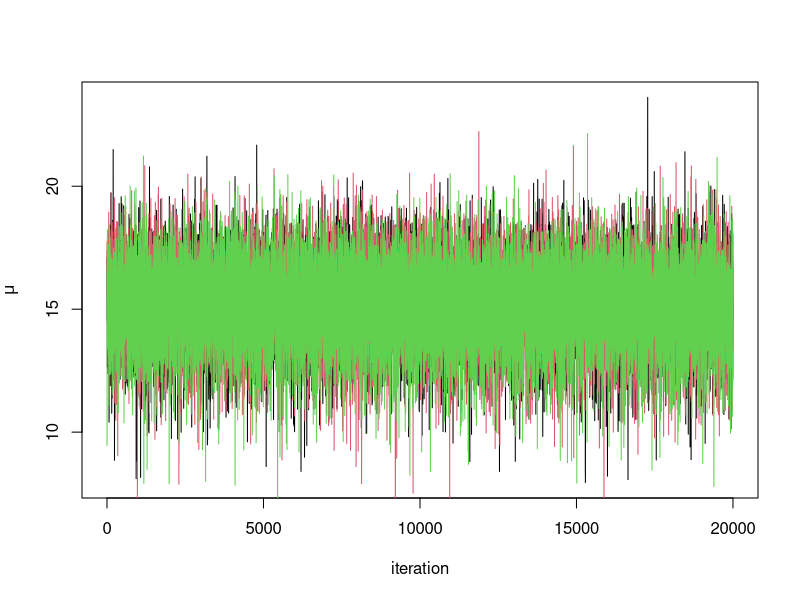
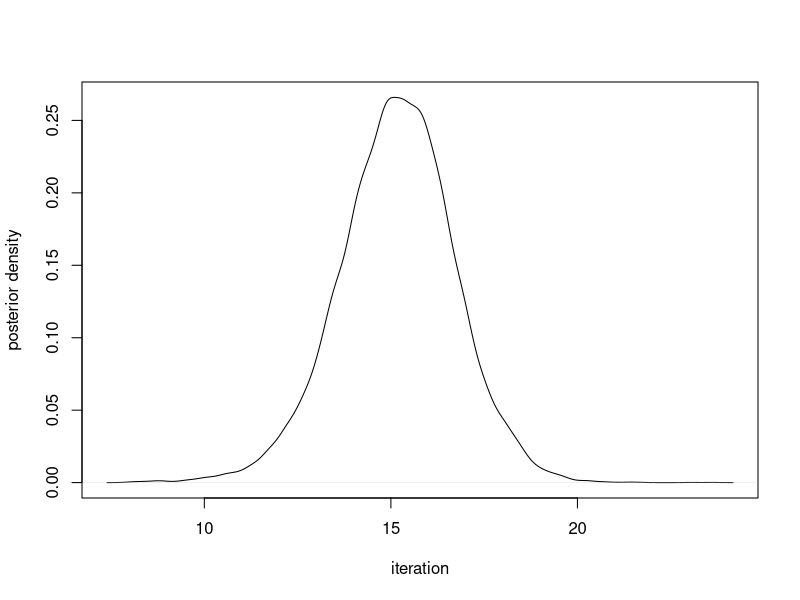
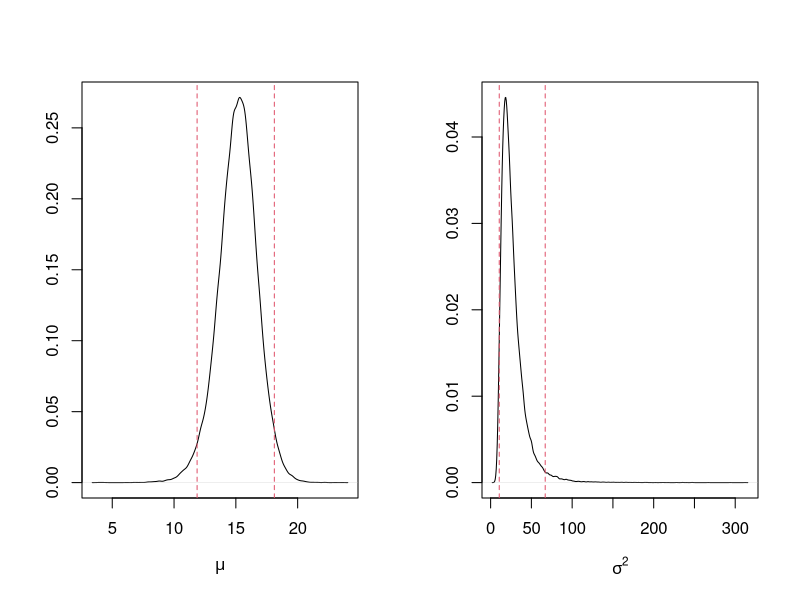
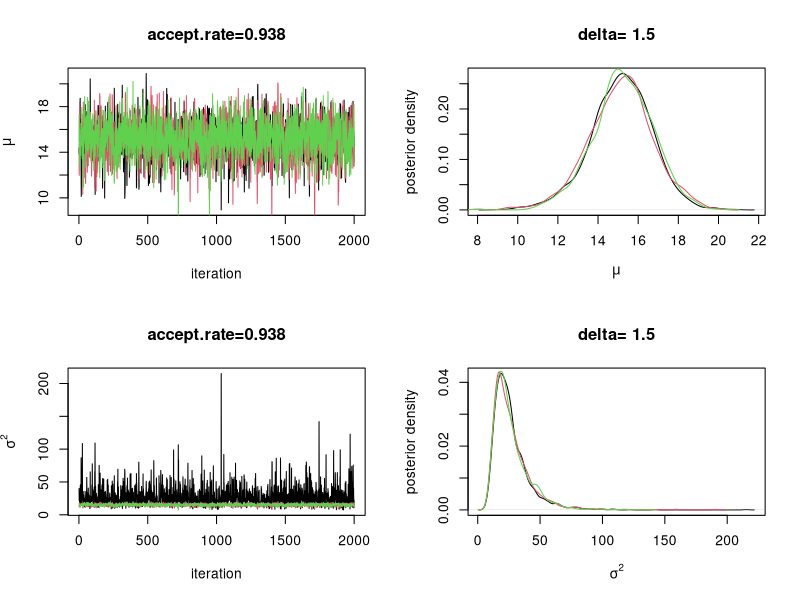
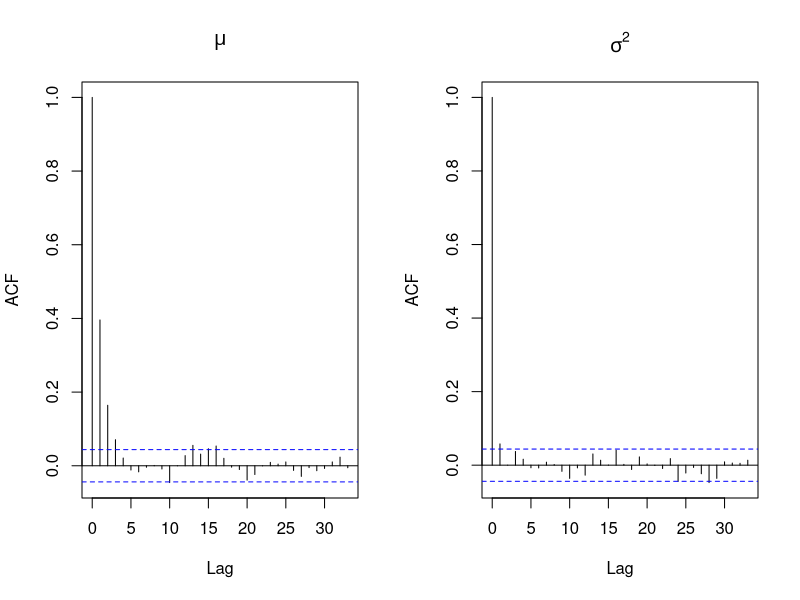
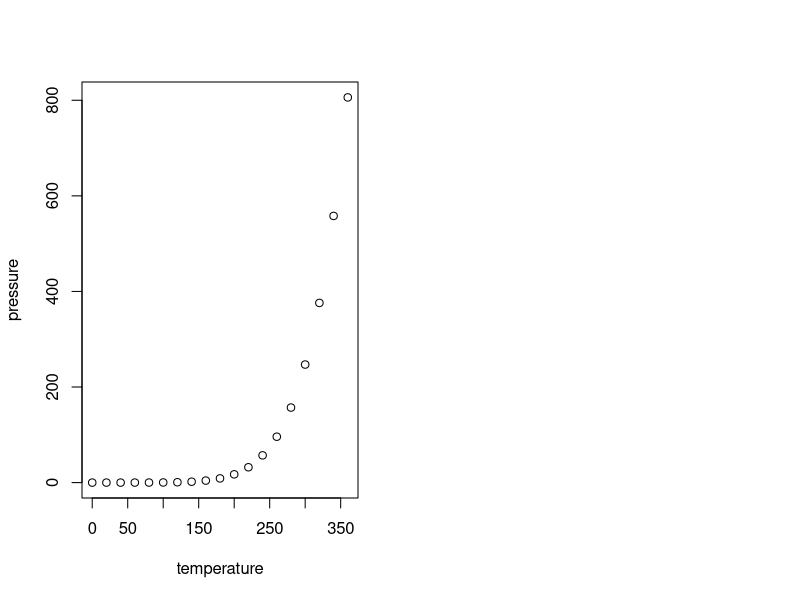

The R source for these figures, in order:
## ---- chunk 1
knitr::opts_chunk$set(echo = TRUE)
## ---- chunk 2
#4.2절 실행
## 1) 입력 및 준비단계
mu0<-10;sig0sq<-25;a<-0.5;b<-1
x<-c(10,13,15,11,9,18,20,17,23,21)
dataList=list(x=x, mu0=mu0, sig0sq=sig0sq, a=a, b=b)
post.normal_mu_sigsq = function(theta, dataList){
  x=dataList$x; mu0=dataList$mu0; sig0sq=dataList$sig0sq
  a=dataList$a; b=dataList$b
  mu=theta[1]; sigsq=theta[2]
  f=exp(-0.5*length(x)*log(sigsq)-0.5*sum((x-mu)^2)/sigsq -0.5*(mu-mu0)^2/sig0sq -(a+1)*log(sigsq) -b/sigsq)
  return(f)
}

## 2) MCMC 표본추출 함수 작성 Random Wal Metropolis Algorithm
Metropolis_normal_mu_sigsq_thin=function(nsim,nburn,nthin,delta,dataList,initsList){
  # initial values of mu and log.sigsq
  mu=initsList$mu
  log.sigsq=log(initsList$sigsq)
  theta.curr=c(mu,log.sigsq)
  p=length(theta.curr)
  
  # start iteration
  para.samples=matrix(0, nsim, p)
  for(iter in 1:(nsim*nthin+nburn)){
    z=rnorm(p, 0, 1)
    theta.prop=z*delta+theta.curr
    mu.curr=theta.curr[1]
    sigsq.curr=exp(theta.curr[2])
    mu.prop=theta.prop[1]
    sigsq.prop=exp(theta.prop[2])
    alpha=post.normal_mu_sigsq(c(mu.prop, sigsq.prop), dataList)/post.normal_mu_sigsq(c(mu.curr, sigsq.curr), dataList)*sigsq.prop/sigsq.curr
  if(runif(1)<alpha) {theta.next<-theta.prop} else{theta.next<-theta.curr}
    
  theta.curr = theta.next
  if(iter > nburn){
    if(iter%%nthin==0) {para.samples[(iter-nburn)/nthin,]=c(theta.next[1], exp(theta.next[2]))}
    }
  }
  
  return(para.samples)
}

## 3) 다중체인 MCMC 
nChains = 3
nsim = 20000;nburn=5000
p=2
mcmc.samples=array(0,dim=c(nsim, p, nChains))

delta=1.5

# Generate random initial values
inits.random=function(x){
  resampledX = sample(x,replace=T)
  muInit=mean(resampledX)
  sigsqInit=var(resampledX)
  return(list(mu=muInit, sigsq=sigsqInit))
}

# MCMC 수행
for(ich in 1:nChains){
  initsList=inits.random(x)
  mcmc.samples[,,ich]=Metropolis_normal_mu_sigsq_thin(nsim, nburn, nthin=10, delta, dataList, initsList)
}

## 4) 수렴진단
mu.samples=mcmc.samples[,1,] # mu 표본
sigsq.samples=mcmc.samples[,2,] # sigsq 표본
# 각 체인에 대한 표본의 경로그림
plot(mu.samples[,1], type='l', xlab="iteration", ylab=quote(mu))
lines(mu.samples[,2], col=2)
lines(mu.samples[,3], col=3)
# 각 체인에 대한 표본의 밀도함수 그림
plot(density(mu.samples[,1]), xlab="iteration", ylab="posterior density", main=" ")
lines(mu.samples[,2], col=2)
lines(mu.samples[,3], col=3)

# Gelman 상수

require(coda)
samples.1=mcmc(mcmc.samples[,,1])
samples.2=mcmc(mcmc.samples[,,2])
samples.3=mcmc(mcmc.samples[,,3])

codaSamples = mcmc.list(list(samples.1, samples.2, samples.3))
gelman=gelman.diag(codaSamples)
gelman

Metro.draws = mcmc(mcmc.samples[,,1])
accept.rate=1-rejectionRate(Metro.draws)
accept.rate

## 5) 베이지안 사후추론
mcmc.samples.combined = rbind(mcmc.samples[,,1], mcmc.samples[,,2], mcmc.samples[,,3])
para.hat = apply(mcmc.samples.combined, 2, mean)
HPD = apply(mcmc.samples.combined, 2, function(x) quantile(x, c(0.025,0.975)))

# mu,sigma의 주변 사후밀도함수와 95% 사후구간(HPD)
par(mfrow=c(1,2))
plot(density(mcmc.samples.combined[,1]), xlab=quote(mu), ylab="", main="")
abline(v=HPD[,1], lty=2, col=2)
plot(density(mcmc.samples.combined[,2]), xlab=quote(sigma^2), ylab="", main="")
abline(v=HPD[,2], lty=2, col=2)

## 랜덤워크 메틀폴리스에서 표본추출분포 표준편차의 영향
nChains = 3
nsim = 2000;nburn=0;delta=1.5
p=2
mcmc.samples=array(0,dim=c(nsim, p, nChains))

for(ich in 1:nChains){
  initsList=inits.random(x)
  mcmc.samples[,,ich]=Metropolis_normal_mu_sigsq_thin(nsim, nburn, nthin=10, delta, dataList, initsList)
}

Metro.draws = mcmc(mcmc.samples[,,1])
accept.rate=1-rejectionRate(Metro.draws); accept.rate

mu.samples=mcmc.samples[,1,]
sigsq.samples=mcmc.samples[,2,]

#경로그림, 사후밀도함수
par(mfrow=c(2,2))
plot(mu.samples[,1], type='l', xlab="iteration", ylab=quote(mu),
     main=paste0("accept.rate=", round(accept.rate[1],3)))
lines(mu.samples[,2], col=2)
lines(mu.samples[,3], col=3)

plot(density(mu.samples[,1]), xlab=quote(mu), ylab="posterior density", 
     main=paste0("delta= ", round(delta,2)))
lines(density(mu.samples[,2]), col=2)
lines(density(mu.samples[,3]), col=3)

plot(sigsq.samples[,1], type="l", xlab="iteration", ylab=quote(sigma^2),
     main=paste0("accept.rate=", round(accept.rate[1],3)))
lines(mu.samples[,2], col=2)
lines(mu.samples[,3], col=3)

plot(density(sigsq.samples[,1]), xlab=quote(sigma^2), ylab="posterior density", 
     main=paste0("delta= ", round(delta,2)))
lines(density(sigsq.samples[,2]), col=2)
lines(density(sigsq.samples[,3]), col=3)

# 자기상관
par(mfrow=c(1,2))
acf(mu.samples[,1], main=quote(mu))
acf(sigsq.samples[,1], main=quote(sigma^2))

# MCMC 알고리즘 이용하여 추정하기
## 1) seta의 대략적 추정치와 분산 ##

log_sigsq_samples = log(sigsq.samples)
seta_sample = c(mu.samples, log_sigsq_samples)
var(seta_sample)


## 2) deltasq ##
deltasq = 2.4*var(seta_sample)
#diag(deltasq)

## 3) N(seta_curr, Diag(deltasq_1, deltasq_2))로부터 후보표본 추출하는 랜덤워크 메트로폴리스 코딩 ##

Metropolis_normal_mu_sigsq_nthin=function(nsim,nburn,nthin,delta,dataList,initsList){
  # initial values of mu and log.sigsq
  mu=initsList$mu.samples
  log.sigsq=initsList$log_sigsq_samples
  theta.curr=c(mu,log.sigsq)
  p=length(theta.curr)
  z=rnorm(p, theta.curr, diag(deltasq))
  
  # start iteration
  para.samples=matrix(0, nsim, p)
  for(iter in 1:(nsim*nthin+nburn)){
    theta.prop=z*delta+theta.curr
    mu.curr=theta.curr[1]
    sigsq.curr=exp(theta.curr[2])
    mu.prop=theta.prop[1]
    sigsq.prop=exp(theta.prop[2])
    alpha=post.normal_mu_sigsq(c(mu.prop, sigsq.prop), z)/post.normal_mu_sigsq(c(mu.curr, sigsq.curr), dataList)*sigsq.prop/sigsq.curr
    if(runif(1)<alpha) {theta.next<-theta.prop} else{theta.next<-theta.curr}
    
    theta.curr = theta.next
    if(iter > nburn){
      if(iter%%nthin==0) {para.samples[(iter-nburn)/nthin,]=c(theta.next[1], exp(theta.next[2]))}
    }
  }
  
  return(para.samples)
}

nChains=3
nsim=20000;nburn=5000
p=2

# Generate random initial values
#inits.random=function(z){
 # resampledZ = sample(z,replace=T)
  #muInit=mean(resampledZ)
  #sigsqInit=var(resampledZ)
  #return(list(mu=muInit, sigsq=sigsqInit))
#}

#for(ich in 1:nChains){
 # initsList=inits.random(Z)
  #mcmc.samples[,,ich]=Metropolis_normal_mu_sigsq_nthin(nsim, nburn,nthin,delta,dataList,initsList)
#}





## ---- chunk 3
plot(pressure)
